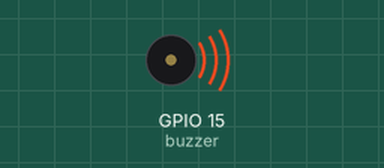
Bench run of a program on a simulated Raspberry Pi (BCM pin numbers). Parts: buzzer (waves = sounding). What the program prints to the terminal is not drawn.

Above: at 0.2 s.
Timing chart, 0 to 9.1 s (numbered marks = the images above):
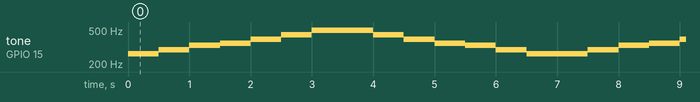

Measured:
- by itself, tone on GPIO 15 (buzzer): repeats every 7.0 s: 294 Hz 0.50 s, 330 Hz 0.50 s, 349 Hz 0.50 s, 392 Hz 0.50 s, 440 Hz 0.50 s, 494 Hz 1.0 s, 440 Hz 0.50 s, 392 Hz 0.50 s, 349 Hz 0.50 s, 330 Hz 0.50 s, 294 Hz 0.50 s, 262 Hz 1.0 s

The program:

05_melody.py
```python
import time
import board
import pulseio

TONE_FREQ = [ 262,  # C4
              294,  # D4
              330,  # E4
              349,  # F4
              392,  # G4
              440,  # A4
              494 ] # B4

buzzer = pulseio.PWMOut(board.D15, variable_frequency=True)

buzzer.frequency = TONE_FREQ[0]
buzzer.duty_cycle = 2**15  # 32768 value is 50% duty cycle, a square wave.

print("play melody!")

while True:
    for i in range(len(TONE_FREQ)):
        buzzer.frequency = TONE_FREQ[i]
        time.sleep(0.5)
    for i in range(len(TONE_FREQ)-1, -1, -1):
        buzzer.frequency = TONE_FREQ[i]
        time.sleep(0.5)
```
